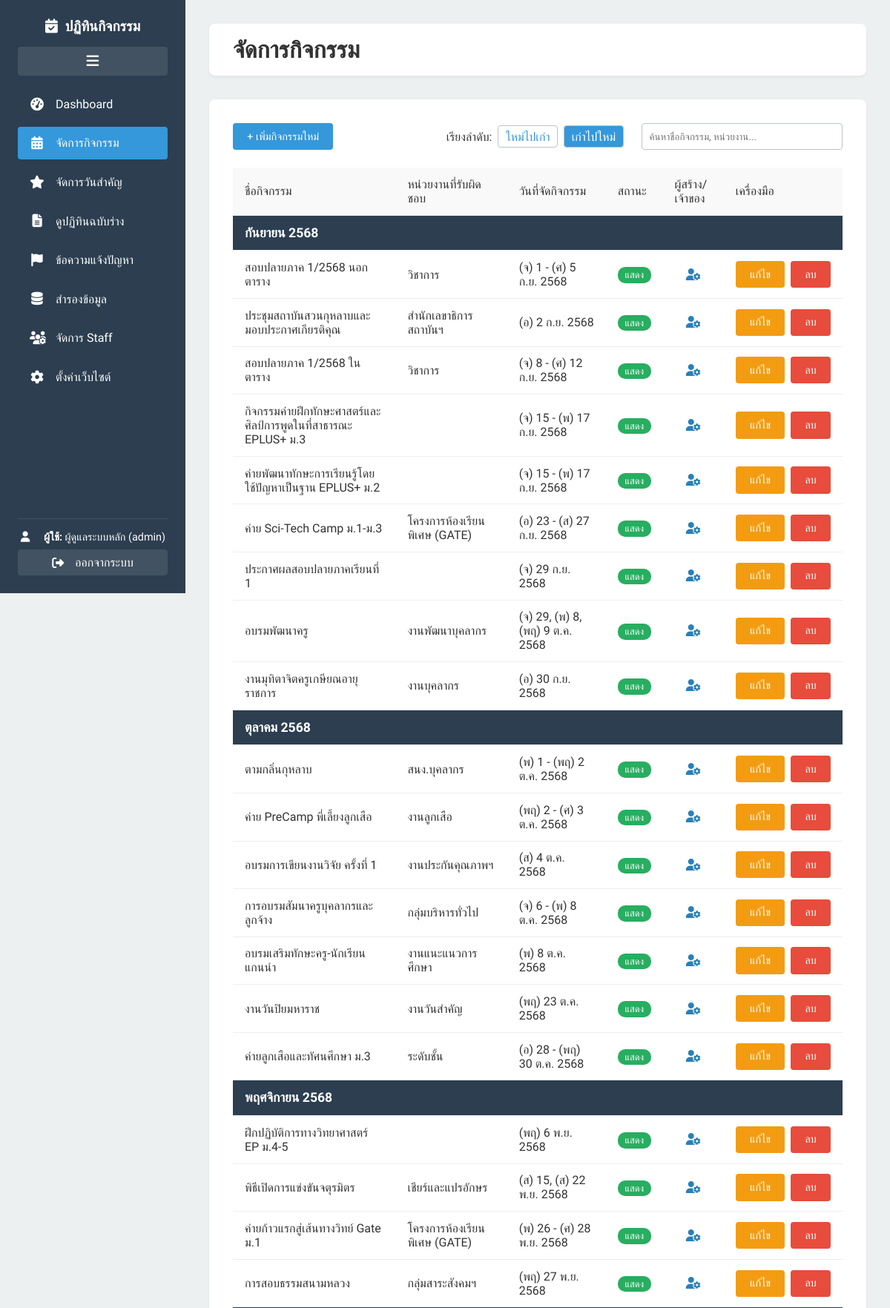
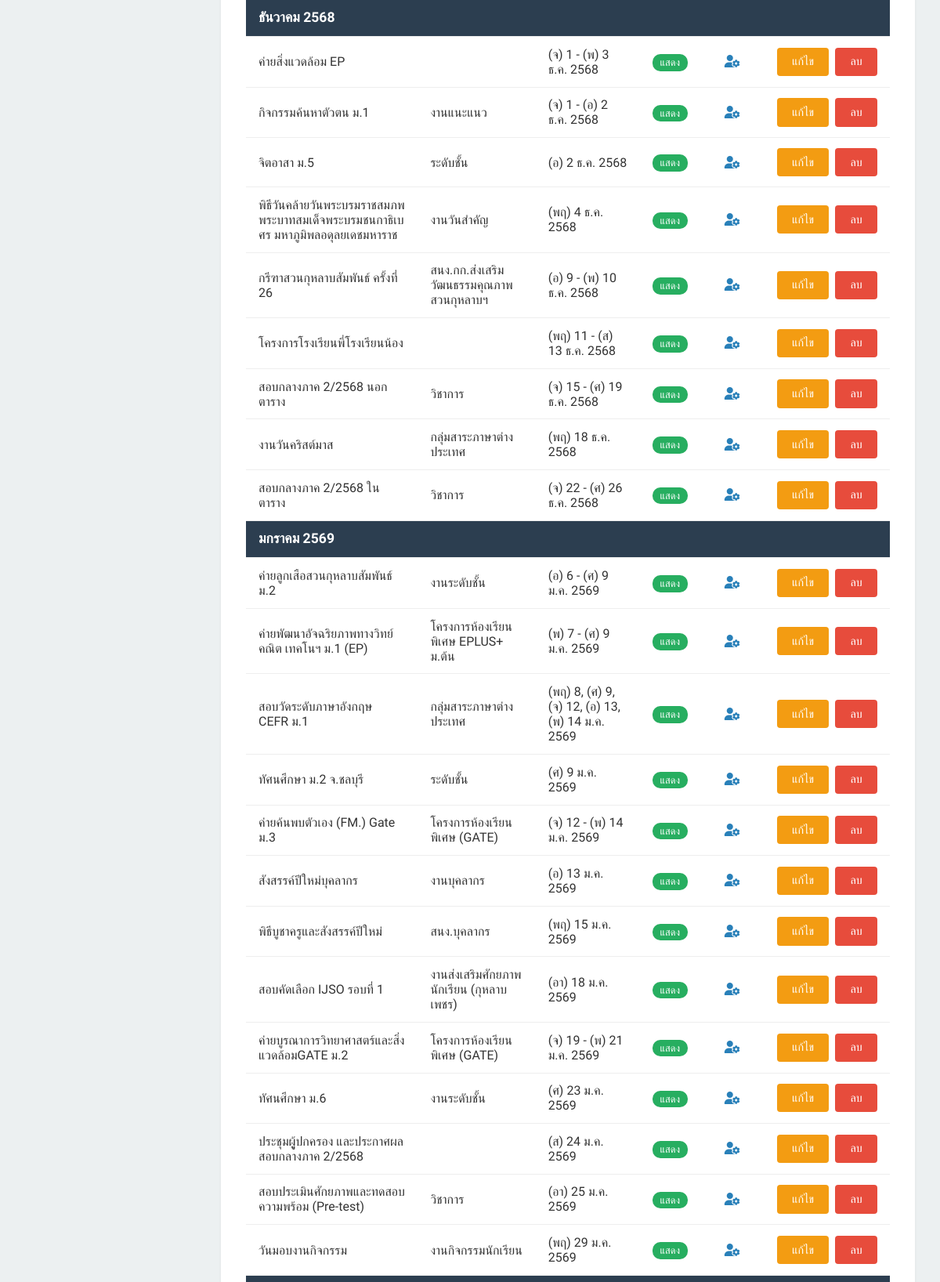
The page /admin/events.php?sort=asc (signed in, upper part) on the database its author committed (2 pictures, top to bottom).
### tables this page shows
CREATE TABLE `events` (
  `id` int(11) NOT NULL,
  `event_name` varchar(255) NOT NULL,
  `responsible_unit` varchar(255) NOT NULL,
  `notes` text DEFAULT NULL,
  `is_hidden` tinyint(1) NOT NULL DEFAULT 0,
  `created_at` timestamp NOT NULL DEFAULT current_timestamp(),
  `updated_at` timestamp NOT NULL DEFAULT current_timestamp() ON UPDATE current_timestamp(),
  `created_by_user_id` int(11) DEFAULT NULL
);

CREATE TABLE `users` (
  `id` int(11) NOT NULL,
  `username` varchar(100) NOT NULL,
  `password` varchar(255) NOT NULL,
  `real_name` varchar(255) NOT NULL,
  `role` enum('admin','staff') NOT NULL DEFAULT 'staff',
  `is_active` tinyint(1) NOT NULL DEFAULT 1,
  `permission_end_date` date DEFAULT NULL,
  `permission_start_date` date DEFAULT NULL
);

### admin/session_check.php (called while the page is built, shortened)
<?php
if (!function_exists('is_admin')) {
    function is_admin() {
        return isset($_SESSION['user_role']) && $_SESSION['user_role'] === 'admin';
    }
}

### admin/events.php (the view, shortened to what this page needs)
<?php
require_once 'partials/header.php';
require_once '../config.php';
$sort_order = isset($_GET['sort']) && $_GET['sort'] === 'asc' ? 'ASC' : 'DESC';
$sort_param = $sort_order === 'ASC' ? 'asc' : 'desc';
function format_event_dates($dates_str) {
    $dates = explode(',', $dates_str);
    sort($dates);
    $date_objects = array_map(fn($d) => new DateTime($d), $dates);
    $thai_day_short = ['อา', 'จ', 'อ', 'พ', 'พฤ', 'ศ', 'ส'];
    $thai_month_short = [1=>'ม.ค.', 2=>'ก.พ.', 3=>'มี.ค.', 4=>'เม.ย.', 5=>'พ.ค.', 6=>'มิ.ย.', 7=>'ก.ค.', 8=>'ส.ค.', 9=>'ก.ย.', 10=>'ต.ค.', 11=>'พ.ย.', 12=>'ธ.ค.'];
    if (count($date_objects) == 1) {
        $date = $date_objects[0];
        $day_name = $thai_day_short[$date->format('w')];
        return "({$day_name}) " . $date->format('j') . ' ' . $thai_month_short[(int)$date->format('n')] . ' ' . ($date->format('Y') + 543);
    }
    $is_continuous = true;
    for ($i = 0; $i < count($date_objects) - 1; $i++) {
        if ($date_objects[$i+1]->diff($date_objects[$i])->days != 1) {
            $is_continuous = false;
            break;
        }
    }
    if ($is_continuous) {
        $start_date = $date_objects[0];
        $end_date = end($date_objects);
        $start_day_name = $thai_day_short[$start_date->format('w')];
        $end_day_name = $thai_day_short[$end_date->format('w')];
        return "({$start_day_name}) " . $start_date->format('j') . " - ({$end_day_name}) " . $end_date->format('j') . ' ' . $thai_month_short[(int)$end_date->format('n')] . ' ' . ($end_date->format('Y') + 543);
    } else {
        $output = [];
        foreach ($date_objects as $date) {
            $day_name = $thai_day_short[$date->format('w')];
            $output[] = "({$day_name}) " . $date->format('j');
        }
        $last_date = end($date_objects);
        return implode(', ', $output) . ' ' . $thai_month_short[(int)$last_date->format('n')] . ' ' . ($last_date->format('Y') + 543);
    }
}
try {
    $sql = "
        SELECT
            e.*,
            creator.role as creator_role,
            IFNULL(creator.real_name, 'ผู้ใช้ที่ถูกลบ') as creator_name,
            (SELECT GROUP_CONCAT(u.real_name SEPARATOR ', ')
             FROM event_owners eo
             JOIN users u ON eo.user_id = u.id
             WHERE eo.event_id = e.id AND eo.user_id != e.created_by_user_id
            ) as co_owner_names,
            (SELECT COUNT(*) FROM event_owners WHERE event_id = e.id) as owner_count,
            GROUP_CONCAT(ed.activity_date ORDER BY ed.activity_date) as all_dates,
            MIN(ed.activity_date) as first_date
        FROM events e
        LEFT JOIN event_dates ed ON e.id = ed.event_id
        LEFT JOIN users creator ON e.created_by_user_id = creator.id
        WHERE " . (is_admin() ? "1" : "e.id IN (SELECT event_id FROM event_owners WHERE user_id = ?)") . "
        GROUP BY e.id
        HAVING first_date IS NOT NULL
        ORDER BY first_date {$sort_order}
    ";
    $params = [];
    $stmt = $pdo->prepare($sql);
    $stmt->execute($params);
    $events = $stmt->fetchAll(PDO::FETCH_ASSOC);
    $grouped_events = [];
    $thai_month_full = [1=>'มกราคม', 2=>'กุมภาพันธ์', 3=>'มีนาคม', 4=>'เมษายน', 5=>'พฤษภาคม', 6=>'มิถุนายน', 7=>'กรกฎาคม', 8=>'สิงหาคม', 9=>'กันยายน', 10=>'ตุลาคม', 11=>'พฤศจิกายน', 12=>'ธันวาคม'];
    foreach ($events as $event) {
        $date = new DateTime($event['first_date']);
        $month_key = $date->format('Y-m');
        $month_label = $thai_month_full[(int)$date->format('n')] . ' ' . ($date->format('Y') + 543);
        if (!isset($grouped_events[$month_key])) {
            $grouped_events[$month_key] = ['label' => $month_label, 'events' => []];
        }
        $grouped_events[$month_key]['events'][] = $event;
    }
} catch (PDOException $e) {
    $grouped_events = [];
    echo "<p class='alert alert-danger'>Could not fetch events from the database: " . $e->getMessage() . "</p>";
}
?>
<div class="toolbar-grid">
    <a href="event_form.php" class="button"> + เพิ่มกิจกรรมใหม่</a>
    <div class="search-sort-container">
        <div class="sort-controls">
            <span>เรียงลำดับ:</span>
            <a href="?sort=desc" class="<?php echo $sort_param === 'desc' ? 'active' : ''; ?>">ใหม่ไปเก่า</a>
            <a href="?sort=asc" class="<?php echo $sort_param === 'asc' ? 'active' : ''; ?>">เก่าไปใหม่</a>
        </div>
        <input type="text" id="searchInput" placeholder="ค้นหาชื่อกิจกรรม, หน่วยงาน...">
    </div>
</div>
<div class="table-container">
    <table class="data-table" id="eventsTable">
        <thead>
            <tr>
                <th>ชื่อกิจกรรม</th>
                <th>หน่วยงานที่รับผิดชอบ</th>
                <th>วันที่จัดกิจกรรม</th>
                <th>สถานะ</th>
                <th>ผู้สร้าง/เจ้าของ</th>
                <th>เครื่องมือ</th>
            </tr>
        </thead>
        <tbody>
            <?php if (empty($grouped_events)): ?>
                <tr>
                    <td colspan="6" style="text-align:center;">ยังไม่มีข้อมูลกิจกรรม...</td>
                </tr>
            <?php else: ?>
                <?php foreach ($grouped_events as $group): ?>
                    <tr class="month-header">
                        <td colspan="6"><?php echo $group['label']; ?></td>
                    </tr>
                    <?php foreach ($group['events'] as $event): ?>
                        <tr class="event-row">
                            <td data-label="ชื่อกิจกรรม"><?php echo htmlspecialchars($event['event_name']); ?></td>
                            <td data-label="หน่วยงาน"><?php echo htmlspecialchars($event['responsible_unit']); ?></td>
                            <td data-label="วันที่"><?php echo format_event_dates($event['all_dates']); ?></td>
                            <td data-label="สถานะ">
                                <a href="toggle_event_status.php?id=<?php echo $event['id']; ?>" class="status-badge <?php echo $event['is_hidden'] ? 'status-hidden' : 'status-visible'; ?>">
                                    <?php echo $event['is_hidden'] ? 'ซ่อน' : 'แสดง'; ?>
                                </a>
                            </td>
                            <?php
                                $creator_role = $event['creator_role'];
                                $icon_class = 'fas fa-user';
                                $color_class = 'creator-staff';
                                if ($creator_role === 'admin') {
                                    $icon_class = 'fas fa-user-gear';
                                    $color_class = 'creator-admin';
                                }
                            ?>
                            <td data-label="ผู้สร้าง/เจ้าของ" style="text-align: center;">
                                <span class="creator-tooltip <?php echo $color_class; ?>">
                                    <i class="<?php echo $icon_class; ?>"></i>
                                </span>
                            </td>
                            <td data-label="เครื่องมือ">
                                <div class="action-buttons">
                                    <a href="event_form.php?id=<?php echo $event['id']; ?>" class="button button-edit">แก้ไข</a>
                                    <a href="delete_event.php?id=<?php echo $event['id']; ?>" class="button button-danger" onclick="return confirm('คุณแน่ใจหรือไม่ว่าจะลบกิจกรรมนี้? การกระทำนี้ไม่สามารถย้อนกลับได้');">ลบ</a>
                                </div>
                            </td>
                        </tr>
                    <?php endforeach; ?>
                <?php endforeach; ?>
            <?php endif; ?>
        </tbody>
    </table>
</div>
<?php
require_once 'partials/footer.php';
?>

### admin/assets/admin_style.css (style rules this page uses)
:root { --primary-color: #3498db; --secondary-color: #2c3e50; --danger-color: #e74c3c; --light-grey: #ecf0f1; --border-color: #bdc3c7; --success-color: #27ae60; }
body { font-family: 'Sarabun', sans-serif; margin: 0; background-color: var(--light-grey); color: #333; }
button, input, select, textarea { font-family: 'Sarabun', sans-serif; }
.button { background-color: var(--primary-color); color: #fff; text-decoration: none; padding: 0.6rem 1.2rem; border-radius: 4px; border: none; cursor: pointer; font-size: 0.9rem; transition: opacity 0.2s ease; display: inline-block; }
.button-danger { background-color: var(--danger-color); }
.button-edit { background-color: #f39c12; }
.toolbar-grid { display: flex; justify-content: space-between; align-items: center; flex-wrap: wrap; gap: 1rem; margin-bottom: 1.5rem; }
.search-sort-container { display: flex; align-items: center; gap: 1.5rem; flex-wrap: wrap; }
.sort-controls { display: flex; align-items: center; gap: 0.5rem; }
.sort-controls span { font-weight: 500; }
.sort-controls a { text-decoration: none; color: var(--primary-color); padding: 0.3rem 0.6rem; border: 1px solid var(--border-color); border-radius: 4px; }
.sort-controls a.active { background-color: var(--primary-color); color: #fff; }
#searchInput, #holidaySearchInput, #staffSearchInput { padding: 0.6rem; border: 1px solid var(--border-color); border-radius: 4px; min-width: 250px; }
.table-container { overflow-x: auto; }
.data-table { width: 100%; border-collapse: collapse; }
.data-table th, .data-table td { padding: 0.8rem 1rem; text-align: left; border-bottom: 1px solid #eee; vertical-align: middle; }
.data-table th { background-color: #f9f9f9; font-weight: 500; }
.action-buttons { display: flex; gap: 0.5rem; align-items: center; }
.status-badge { padding: 0.2rem 0.6rem; border-radius: 10px; color: #fff; font-size: 0.8rem; text-decoration: none; white-space: nowrap; }
.status-visible, .status-active { background-color: var(--success-color); }
.month-header td { background-color: var(--secondary-color); color: #fff; font-weight: 700; font-size: 1.1rem; padding: 0.8rem 1rem; }
.creator-tooltip { position: relative; cursor: pointer; }
.creator-admin { color: #2980b9; }

### rows shown on the page
events: event_name "สอบปลายภาค 1/2568 นอกตาราง", responsible_unit "วิชาการ", all_dates "(จ) 1 - (ศ) 5 ก.ย. 2568", is_hidden "แสดง"
events: event_name "ประชุมสถาบันสวนกุหลาบและมอบประกาศเกียรติคุณ", responsible_unit "สำนักเลขาธิการสถาบันฯ", all_dates "(อ) 2 ก.ย. 2568", is_hidden "แสดง"
events: event_name "สอบปลายภาค 1/2568 ในตาราง", responsible_unit "วิชาการ", all_dates "(จ) 8 - (ศ) 12 ก.ย. 2568", is_hidden "แสดง"
events: event_name "กิจกรรมค่ายฝึกทักษะศาสตร์และศิลป์การพูดในที่สาธารณะ EPLUS+ ม.3", all_dates "(จ) 15 - (พ) 17 ก.ย. 2568", is_hidden "แสดง"
events: event_name "ค่ายพัฒนาทักษะการเรียนรู้โดยใช้ปัญหาเป็นฐาน EPLUS+ ม.2", all_dates "(จ) 15 - (พ) 17 ก.ย. 2568", is_hidden "แสดง"
events: event_name "ค่าย Sci-Tech Camp ม.1-ม.3", responsible_unit "โครงการห้องเรียนพิเศษ (GATE)", all_dates "(อ) 23 - (ส) 27 ก.ย. 2568", is_hidden "แสดง"
events: event_name "ประกาศผลสอบปลายภาคเรียนที่ 1", all_dates "(จ) 29 ก.ย. 2568", is_hidden "แสดง"
events: event_name "อบรมพัฒนาครู", responsible_unit "งานพัฒนาบุคลากร", all_dates "(จ) 29, (พ) 8, (พฤ) 9 ต.ค. 2568", is_hidden "แสดง"
events: event_name "งานมุทิตาจิตครูเกษียณอายุราชการ", responsible_unit "งานบุคลากร", all_dates "(อ) 30 ก.ย. 2568", is_hidden "แสดง"
events: event_name "ตามกลิ่นกุหลาบ", responsible_unit "สนง.บุคลากร", all_dates "(พ) 1 - (พฤ) 2 ต.ค. 2568", is_hidden "แสดง"
events: event_name "ค่าย PreCamp พี่เลี้ยงลูกเสือ", responsible_unit "งานลูกเสือ", all_dates "(พฤ) 2 - (ศ) 3 ต.ค. 2568", is_hidden "แสดง"
events: event_name "อบรมการเขียนงานวิจัย ครั้งที่ 1", responsible_unit "งานประกันคุณภาพฯ", all_dates "(ส) 4 ต.ค. 2568", is_hidden "แสดง"
events: event_name "การอบรมสัมนาครูบุคลากรและลูกจ้าง", responsible_unit "กลุ่มบริหารทั่วไป", all_dates "(จ) 6 - (พ) 8 ต.ค. 2568", is_hidden "แสดง"
events: event_name "อบรมเสริมทักษะครู-นักเรียนแกนนำ", responsible_unit "งานแนะแนวการศึกษา", all_dates "(พ) 8 ต.ค. 2568", is_hidden "แสดง"
events: event_name "งานวันปิยมหาราช", responsible_unit "งานวันสำคัญ", all_dates "(พฤ) 23 ต.ค. 2568", is_hidden "แสดง"
events: event_name "ค่ายลูกเสือและทัศนศึกษา ม.3", responsible_unit "ระดับชั้น", all_dates "(อ) 28 - (พฤ) 30 ต.ค. 2568", is_hidden "แสดง"
events: event_name "ฝึกปฏิบัติการทางวิทยาศาสตร์ EP ม.4-5", all_dates "(พฤ) 6 พ.ย. 2568", is_hidden "แสดง"
events: event_name "พิธีเปิดการแข่งขันจตุรมิตร", responsible_unit "เชียร์และแปรอักษร", all_dates "(ส) 15, (ส) 22 พ.ย. 2568", is_hidden "แสดง"
events: event_name "ค่ายก้าวแรกสู่เส้นทางวิทย์ Gate ม.1", responsible_unit "โครงการห้องเรียนพิเศษ (GATE)", all_dates "(พ) 26 - (ศ) 28 พ.ย. 2568", is_hidden "แสดง"
events: event_name "การสอบธรรมสนามหลวง", responsible_unit "กลุ่มสาระสังคมฯ", all_dates "(พฤ) 27 พ.ย. 2568", is_hidden "แสดง"
events: event_name "ค่ายสิ่งแวดล้อม EP", all_dates "(จ) 1 - (พ) 3 ธ.ค. 2568", is_hidden "แสดง"
events: event_name "กิจกรรมค้นหาตัวตน ม.1", responsible_unit "งานแนะแนว", all_dates "(จ) 1 - (อ) 2 ธ.ค. 2568", is_hidden "แสดง"
events: event_name "จิตอาสา ม.5", responsible_unit "ระดับชั้น", all_dates "(อ) 2 ธ.ค. 2568", is_hidden "แสดง"
events: event_name "พิธีวันคล้ายวันพระบรมราชสมภพพระบาทสมเด็จพระบรมชนกาธิเบศร มหาภูมิพลอดุลยเดชมหาราช", responsible_unit "งานวันสำคัญ", all_dates "(พฤ) 4 ธ.ค. 2568", is_hidden "แสดง"
events: event_name "กรีฑาสวนกุหลาบสัมพันธ์ ครั้งที่ 26", responsible_unit "สนง.กก.ส่งเสริมวัฒนธรรมคุณภาพสวนกุหลาบฯ", all_dates "(อ) 9 - (พ) 10 ธ.ค. 2568", is_hidden "แสดง"
events: event_name "โครงการโรงเรียนพี่โรงเรียนน้อง", all_dates "(พฤ) 11 - (ส) 13 ธ.ค. 2568", is_hidden "แสดง"
events: event_name "สอบกลางภาค 2/2568 นอกตาราง", responsible_unit "วิชาการ", all_dates "(จ) 15 - (ศ) 19 ธ.ค. 2568", is_hidden "แสดง"
events: event_name "งานวันคริสต์มาส", responsible_unit "กลุ่มสาระภาษาต่างประเทศ", all_dates "(พฤ) 18 ธ.ค. 2568", is_hidden "แสดง"
events: event_name "สอบกลางภาค 2/2568 ในตาราง", responsible_unit "วิชาการ", all_dates "(จ) 22 - (ศ) 26 ธ.ค. 2568", is_hidden "แสดง"
events: event_name "ค่ายลูกเสือสวนกุหลาบสัมพันธ์ ม.2", responsible_unit "งานระดับชั้น", all_dates "(อ) 6 - (ศ) 9 ม.ค. 2569", is_hidden "แสดง"
events: event_name "ค่ายพัฒนาอัจฉริยภาพทางวิทย์ คณิต เทคโนฯ ม.1 (EP)", responsible_unit "โครงการห้องเรียนพิเศษ EPLUS+ ม.ต้น", all_dates "(พ) 7 - (ศ) 9 ม.ค. 2569", is_hidden "แสดง"
events: event_name "สอบวัดระดับภาษาอังกฤษ CEFR ม.1", responsible_unit "กลุ่มสาระภาษาต่างประเทศ", all_dates "(พฤ) 8, (ศ) 9, (จ) 12, (อ) 13, (พ) 14 ม.ค. 2569", is_hidden "แสดง"
events: event_name "ทัศนศึกษา ม.2 จ.ชลบุรี", responsible_unit "ระดับชั้น", all_dates "(ศ) 9 ม.ค. 2569", is_hidden "แสดง"
events: event_name "ค่ายค้นพบตัวเอง (FM.) Gate ม.3", responsible_unit "โครงการห้องเรียนพิเศษ (GATE)", all_dates "(จ) 12 - (พ) 14 ม.ค. 2569", is_hidden "แสดง"
events: event_name "สังสรรค์ปีใหม่บุคลากร", responsible_unit "งานบุคลากร", all_dates "(อ) 13 ม.ค. 2569", is_hidden "แสดง"
events: event_name "พิธีบูชาครูและสังสรรค์ปีใหม่", responsible_unit "สนง.บุคลากร", all_dates "(พฤ) 15 ม.ค. 2569", is_hidden "แสดง"
events: event_name "สอบคัดเลือก IJSO รอบที่ 1", responsible_unit "งานส่งเสริมศักยภาพนักเรียน (กุหลาบเพชร)", all_dates "(อา) 18 ม.ค. 2569", is_hidden "แสดง"
events: event_name "ค่ายบูรณาการวิทยาศาสตร์และสิ่งแวดล้อมGATE ม.2", responsible_unit "โครงการห้องเรียนพิเศษ (GATE)", all_dates "(จ) 19 - (พ) 21 ม.ค. 2569", is_hidden "แสดง"
events: event_name "ทัศนศึกษา ม.6", responsible_unit "งานระดับชั้น", all_dates "(ศ) 23 ม.ค. 2569", is_hidden "แสดง"
events: event_name "ประชุมผูู้ปกครอง และประกาศผลสอบกลางภาค 2/2568", all_dates "(ส) 24 ม.ค. 2569", is_hidden "แสดง"
events: event_name "สอบประเมินศักยภาพและทดสอบความพร้อม (Pre-test)", responsible_unit "วิชาการ", all_dates "(อา) 25 ม.ค. 2569", is_hidden "แสดง"
events: event_name "วันมอบงานกิจกรรม", responsible_unit "งานกิจกรรมนักเรียน", all_dates "(พฤ) 29 ม.ค. 2569", is_hidden "แสดง"

### other values the page prints
$_SESSION['user_real_name'] "ผู้ดูแลระบบหลัก"
$_SESSION['user_role'] "admin"
$page_title "จัดการกิจกรรม"
$group['label'] "กันยายน 2568"
$group['label'] "ตุลาคม 2568"
$group['label'] "พฤศจิกายน 2568"
$group['label'] "ธันวาคม 2568"
$group['label'] "มกราคม 2569"
